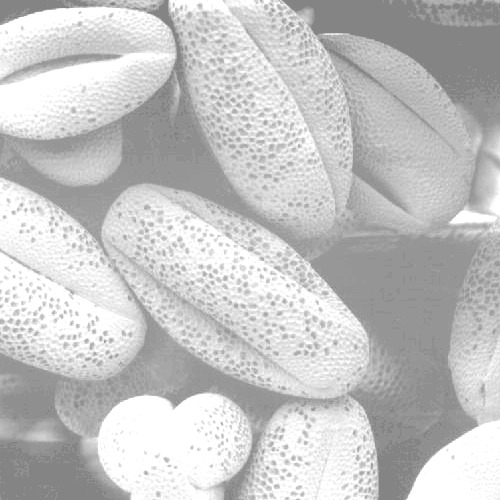
#> input picture data/lab04/HistImage1.png, 500 x 500 px; its folder holds only this picture in this run
$ jupyter execute --allow-errors lab04.ipynb
#> lines starting #> are read from the running program, lines starting #| are printed output that depends on the picture
[cell 1]
import numpy as np
import cv2
import matplotlib.pyplot as plt
import os

# Project 1: Histogram for Monochrome Image

[cell 2]
histograms = {"images": [], "titles": []}

path = "../data/lab04/"
for idx, file in enumerate(os.listdir("../data/lab04/")):

    # Read files
    local_path = path+file
    img = cv2.imread(os.path.abspath(local_path), 0)
#> img is the input picture: shape (500, 500); min 132, max 255, mean 196.4

    # Save name of image
    name = file.split(".")[0]
    print(name)

    # Calculate histogram of image
    current_hist = cv2.calcHist([img], [0], None, [256], [0,256])
#> current_hist = 256 values, max 28659 at index 255, min 0 at index 0, mean 976.6

    # Normalize the histogram (sum to 1)
    #rows, cols = current_hist.shape
    current_hist = current_hist/sum(current_hist)
#> current_hist = 256 values, max 0.115 at index 255, min 0 at index 0, mean 0.00391

    # Save values in histograms dict
    histograms["images"].append(current_hist)
    histograms["titles"].append(name)

#> (a cell that did not finish here is left out)

[cell 4]
# Function to plot a dictionary of image histograms and their titles/names
def plot_hists(histograms):
        for idx in range(len(histograms["images"])):
                fig = plt.subplot(2, 2, idx + 1)
                plt.subplots_adjust(hspace=0.8, wspace=0.8)
                plt.plot(histograms["images"][idx])
                #sns.histplot(data=histograms["images"][1], stat="probability", ax=fig)
                plt.title(histograms["titles"][idx])
                plt.xlabel("Intensity")
                plt.ylabel("Frequency")
        plt.suptitle("Normalized Histograms Before Equalization", fontsize=16)

# Project 2: Equalize Histogram

[cell 5]
def project2_eq(path):
#> called with path = '../data/lab04/'
    histograms2 = {"images": [], "titles": []}

    for idx, file in enumerate(os.listdir("../data/lab04/")):

        # Plot setup
        fig = plt.subplot(2, 2, idx + 1)
        plt.subplots_adjust(hspace=0.5, wspace=0.5, top=0.85)
        fig.set_xticks([])
        fig.set_yticks([])

        # Read files
        local_path = path+file
        img = cv2.imread(os.path.abspath(local_path), 0)

        # Save name of image
        name = file.split(".")[0]
        #print(name)

        # Equalize histograms
        equ = cv2.equalizeHist(img)
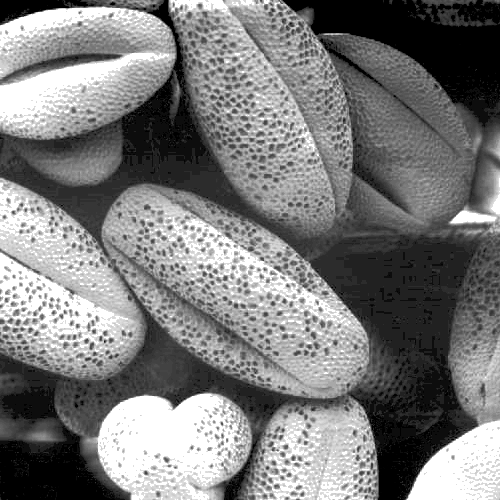
#> equ: shape (500, 500); min 0, max 255, mean 123.2
        compare = np.hstack((img,equ))
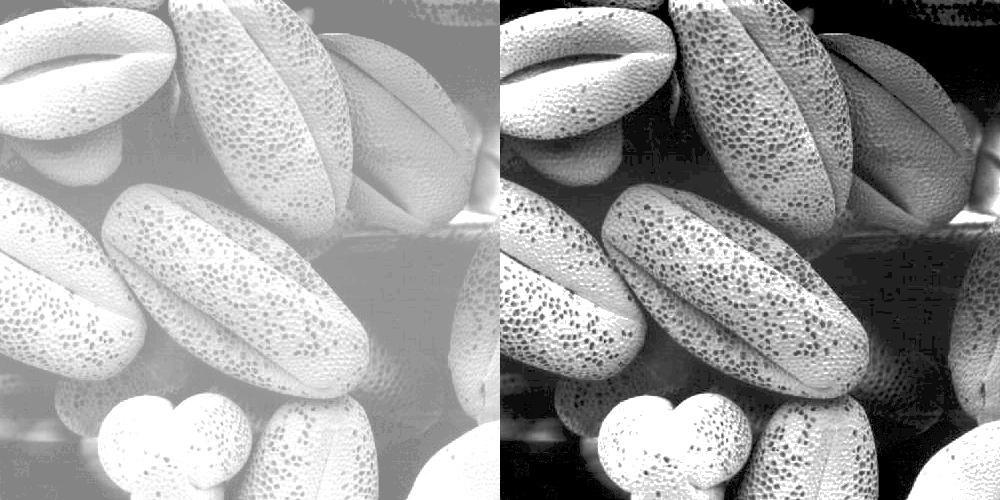
#> compare: shape (500, 1000); min 0, max 255, mean 159.8

        # Plot results
        plt.imshow(compare, cmap="grey")
        plt.title(name)

    plt.suptitle("Normalized Images After Equalization", fontsize=16)
    plt.show()

[cell 6]
def project2_eq_hist(path, hists):
   # histograms2 = {"images": [], "titles": []}

#> called with path = '../data/lab04/'
    for idx, file in enumerate(os.listdir("../data/lab04/")):

        # Plot setup
        fig = plt.subplot(2, 2, idx + 1)
        plt.subplots_adjust(hspace=0.8, wspace=0.5, top=0.85)

        # Read files
        local_path = path+file
        img = cv2.imread(os.path.abspath(local_path), cv2.IMREAD_GRAYSCALE)

        # Save name of image
        name = file.split(".")[0]
        #print(name)

        # Equalize histograms
        equ = cv2.equalizeHist(img)
        equ_hist = cv2.calcHist([equ], [0], None, [256], [0,256])
#> equ_hist = 256 values, max 28659 at index 255, min 0 at index 2, mean 976.6
        equ_hist = equ_hist/equ_hist.sum()
#> equ_hist = 256 values, max 0.115 at index 255, min 0 at index 2, mean 0.00391
        compare = np.hstack((img,equ))

        # Plot results
        plt.plot(equ_hist, color="b")
        plt.title(name)
        plt.xlabel("Intensity")
        plt.ylabel("Frequency")

    plt.suptitle("Normalized Histograms After Equalization", fontsize=16)
    plt.show()
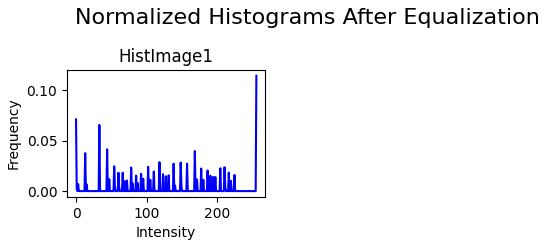
#> figure drawn by matplotlib, 1 panel; curve peaks at x = 255, y = 0.115
